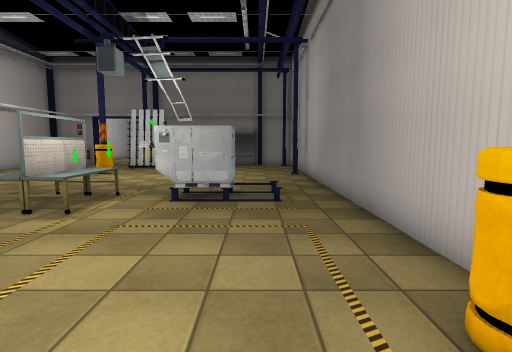
View 1 (above)

20 first-person views from a walk through a 3-D level made in the Unity game engine. The camera is 1.5 m above the floor, tilts 6° down and sees 80° across. The floor is counted in squares, 1 m on a side. Each view is taken from the middle of a square. On the plan, view 1 faces up. The plan holds only what a view shows up to about 15 squares ahead; the rest is blank. The place goes on beyond the plan. Some animated figures are not drawn. Some surface patterns are stand-ins.

View 2
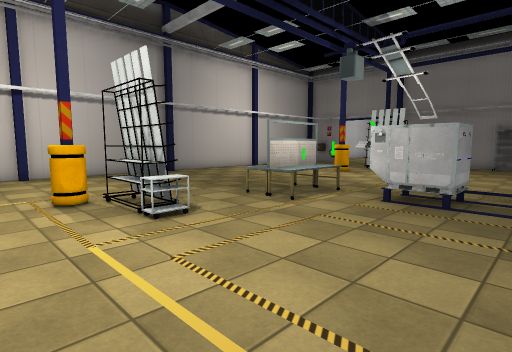

View 3
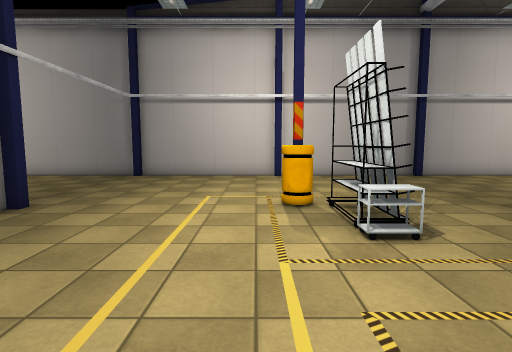

View 4
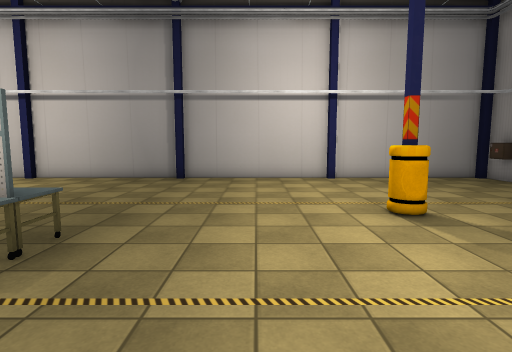

View 5
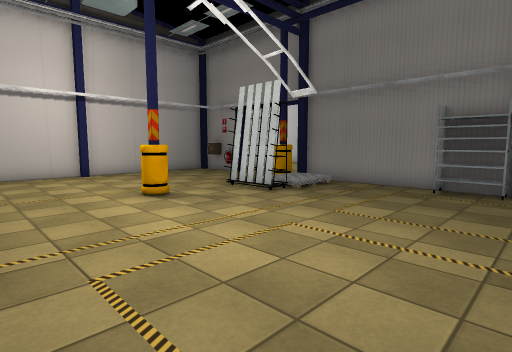

View 6
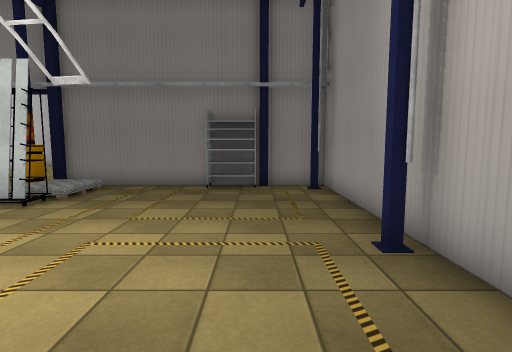

View 7
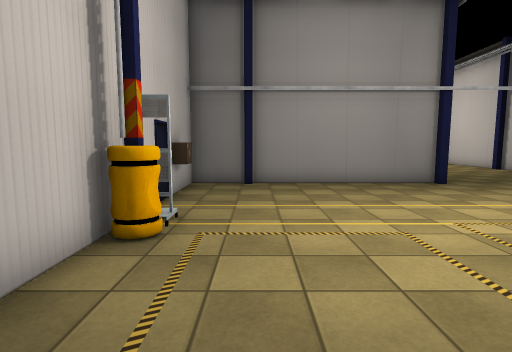

View 8
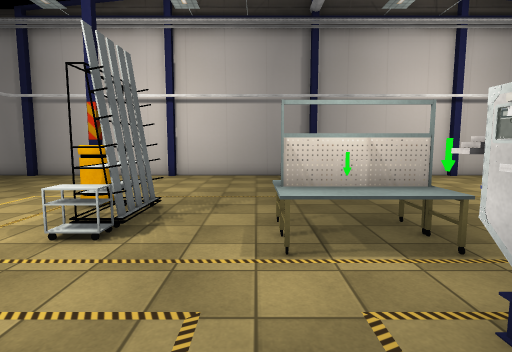

View 9
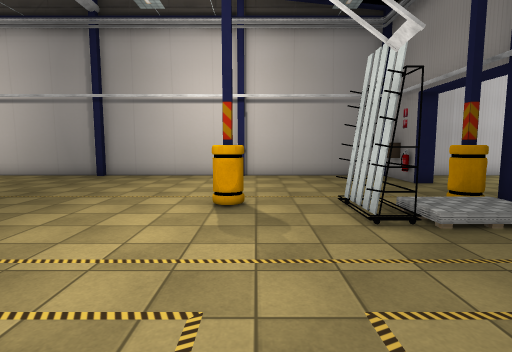

View 10
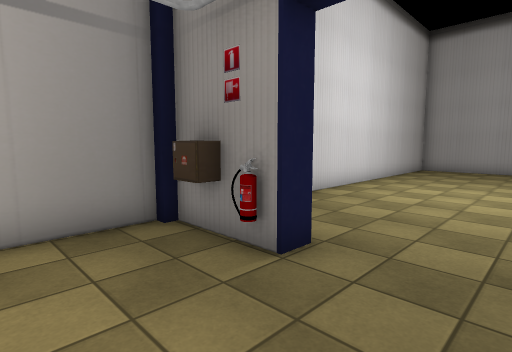

View 11
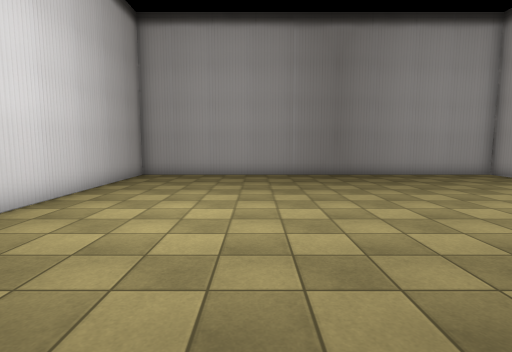

View 12
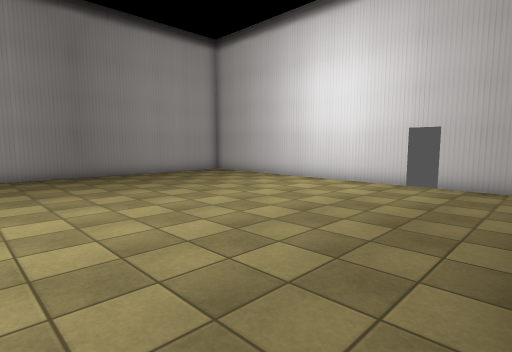

View 13
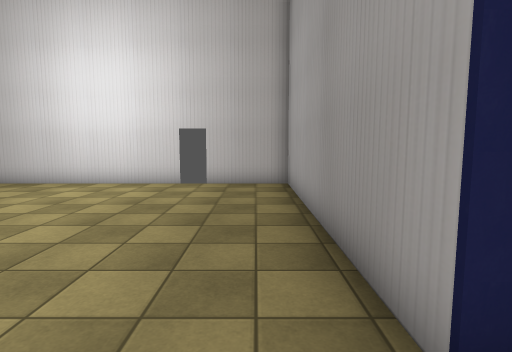

View 14
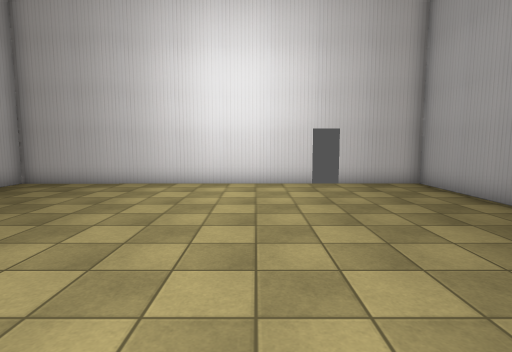

View 15
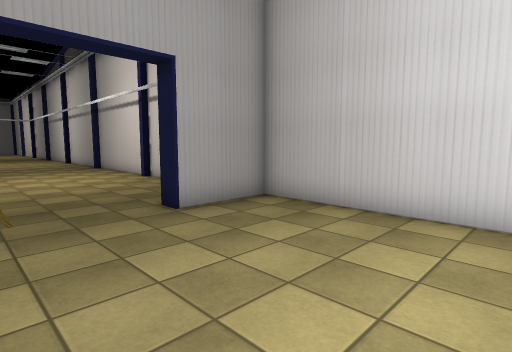

View 16
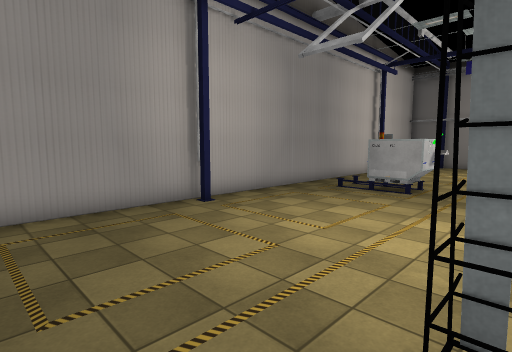

View 17
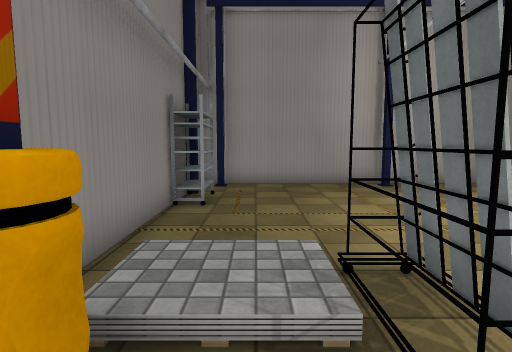

View 18
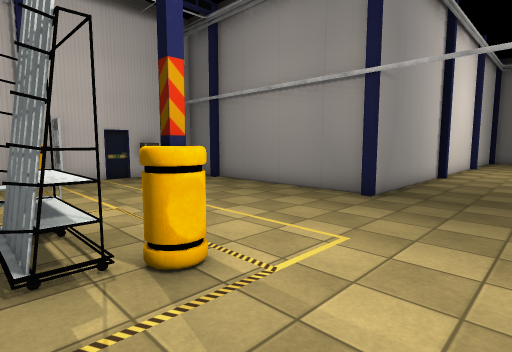

View 19
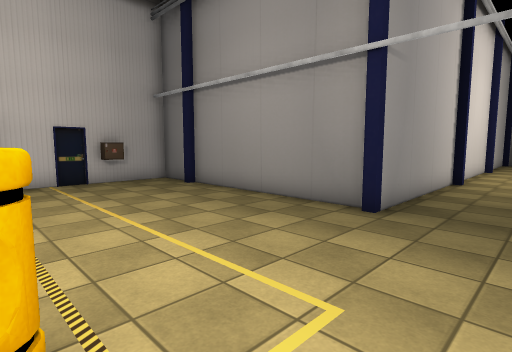

View 20
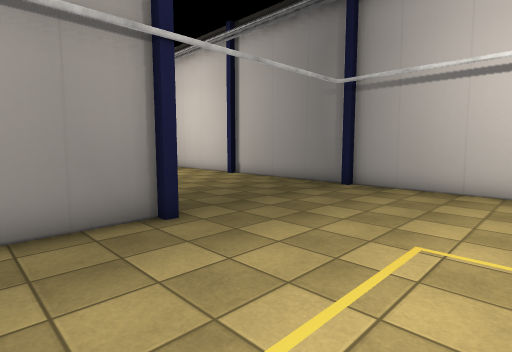

### Floor plan
Points are (right, up) in squares from view 1. A wall is a line through its corners. A room is listed if a view was taken in it or the views show most of it. See-through windows are left out.
Room 1 (views 1, 2, 3, 4, 5, 6, 7, 8, 9, 10, 16, 18, 19, 20)
walls: (-5.1, 3.8) (-5.1, 2.7) (-7.3, 2.7) (-7.3, 3.8); (-7.3, 3.7) (-7.3, 2.8) (-5.4, 2.8); (-5.3, 3.4) (-6.5, 3.4); (-7.4, 3.5) (-4.6, 3.5); (-7.3, 2.4) (-7.3, 1.7); (-7.9, 1.8) (-7.9, 2.4); (-7.3, 15.6) (-7.3, 15); (-14.6, 8.6) (-14.6, 2.1); (1.7, 1.8) (1.7, 2.4); (1.5, 1.2) (2.4, 1.2); (-14.6, 2) (-14.6, -9.5); (-7.1, 18.3) (-5.5, 18.3) (-7.6, 18.3); (-7, -4.7) (2.5, -4.7) (2.5, 22.1) (0.4, 22.1); (-7.6, 18.9) (-5.5, 18.9) (-5.5, 18); (2, -2.9) (2, -2.1) (2.5, -2.1); (0.1, -4.4) (0.5, -4.4); (0.1, 21.2) (-1.7, 21.2) (-1.7, 22.1); (0.3, 22.1) (-7, 22.1); (-12.6, 22.1) (-14.6, 22.1) (-14.6, 8.7); (-7.3, -9.5) (-7.3, -4.4)
low walls: (-4.6, 3.5) (-4.6, 2.7) (-5.1, 2.7)
ways out: opening at (-10, 20.2) to room 2; gap at (-6, 3)
objects: table (-6, 6) to (-4, 9); other object (-3, 8); other object (-3, 8) to (-1, 9)
Room 2 (views 11, 12, 13, 14, 15, 17)
walls: (-7.3, 22.4) (-7.3, 22.8) (2.5, 22.8) (2.5, 25.9); (2.5, 26.9) (2.5, 37.9) (-14.6, 37.9) (-14.6, 22.8) (-11.6, 22.8) (-11.6, 22.1) (-12.6, 22.1); (-7.3, 21) (-7.9, 21)
low walls: (-6.9, 20.5) (-6.9, 21.2)
ways out: opening at (-10, 20.2) to room 1

Positions as (right, up) in squares from view 1, and headings:
1: (0, 0), facing up
2: (1, 0), facing up-left
3: (0, 1), facing left
4: (-1, 12), facing left
5: (1, 11), facing up-left
6: (0, 11), facing up
7: (0, 7), facing down
8: (0, 6), facing left
9: (0, 16), facing left
10: (-9, 19), facing up-left
11: (-9, 23), facing up
12: (-9, 23), facing up-right
13: (-9, 24), facing right
14: (-9, 29), facing right
15: (-8, 29), facing down-left
16: (-6, 21), facing down-right
17: (-9, 20), facing right
18: (-11, 4), facing down-right
19: (-10, 2), facing down-right
20: (-4, 1), facing down-left
